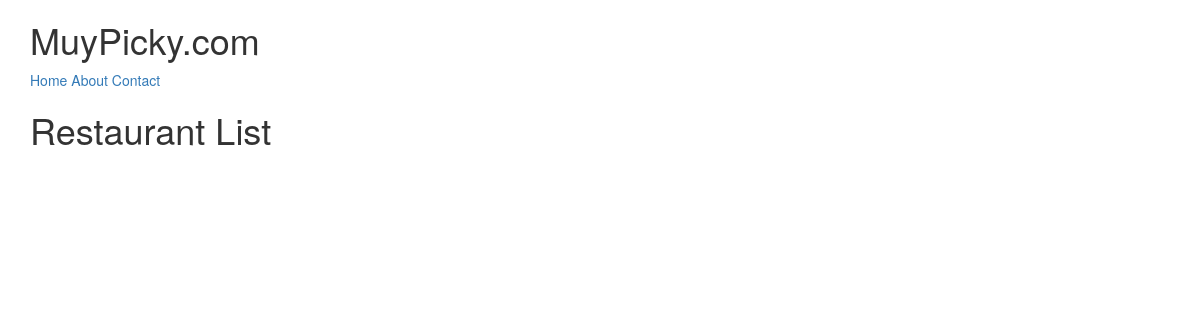
The page /restaurants/ on the database as committed earlier.
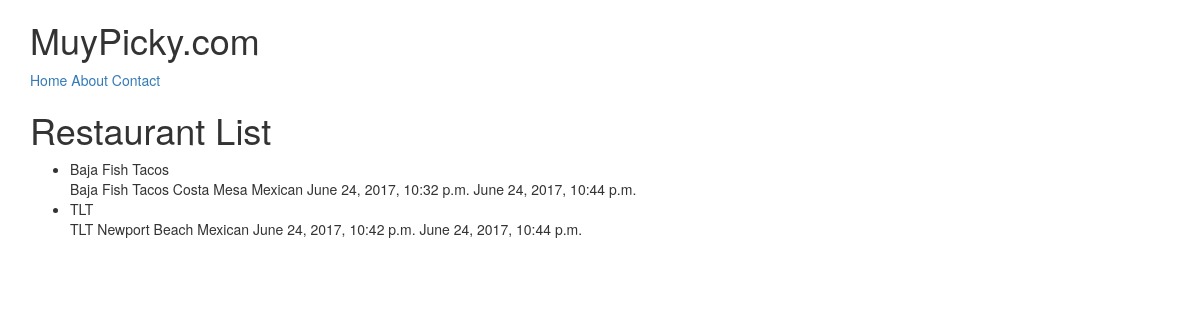
The same page on the database as committed later.
### restaurants/models.py (models this page shows)
class RestaurantLocation(models.Model):
    name            = models.CharField(max_length=120)
    location        = models.CharField(max_length=120, null=True, blank=True)
    category        = models.CharField(max_length=120, null=True, blank=True)
    timestamp       = models.DateTimeField(auto_now_add=True)
    updated         = models.DateTimeField(auto_now=True)
    def __str__(self):
        return self.name

### restaurants/views.py (the view)
# urls.py: url(r'^restaurants/$', restaurant_listview),
def restaurant_listview(request):
    template_name = 'restaurants/restaurants_list.html'
    queryset = RestaurantLocation.objects.all()
    context = {
        "object_list": queryset
    }
    return render(request, template_name, context)

### restaurants/templates/restaurants/restaurants_list.html (shortened to what this page needs)
{% extends "base.html" %}
{% block content %}
<h1>Restaurant List</h1>
<ul>
{% for obj in object_list %}
    <li>{{ obj }} <br/>
    {{ obj.name }} {{ obj.location }} {{ obj.category }} {{ obj.timestamp }} {{ obj.updated }}</li>
{% endfor %}
</ul>
{% endblock %}

### templates/base.html (shortened to what this page needs)
<!DOCTYPE html>
<html lang=en>
<head>
{% include 'snippets/css.html' %}
</head>
<body>
{% include 'snippets/nav.html' %}
<div class='container'>
{% block content %}{% endblock content %}
</div>
</body>
</html>

### templates/snippets/css.html (shortened to what this page needs)
<link rel="stylesheet" href="https://maxcdn.bootstrapcdn.com/bootstrap/3.3.7/css/bootstrap.min.css">
<link rel="stylesheet" href="https://maxcdn.bootstrapcdn.com/bootstrap/3.3.7/css/bootstrap-theme.min.css">

### templates/snippets/nav.html
<div class='container'>
<h1>MuyPicky.com</h1>
<a href='/'>Home</a>
<a href='/about/'>About</a>
<a href='/contact/'>Contact</a>
</div>

Rows that differ between the two databases and show on the page:
added RestaurantLocation: name "Baja Fish Tacos", location "Costa Mesa", category "Mexican", timestamp "June 24, 2017, 10:32 p.m.", updated "June 24, 2017, 10:44 p.m."
added RestaurantLocation: name "TLT", location "Newport Beach", category "Mexican", timestamp "June 24, 2017, 10:42 p.m.", updated "June 24, 2017, 10:44 p.m."
